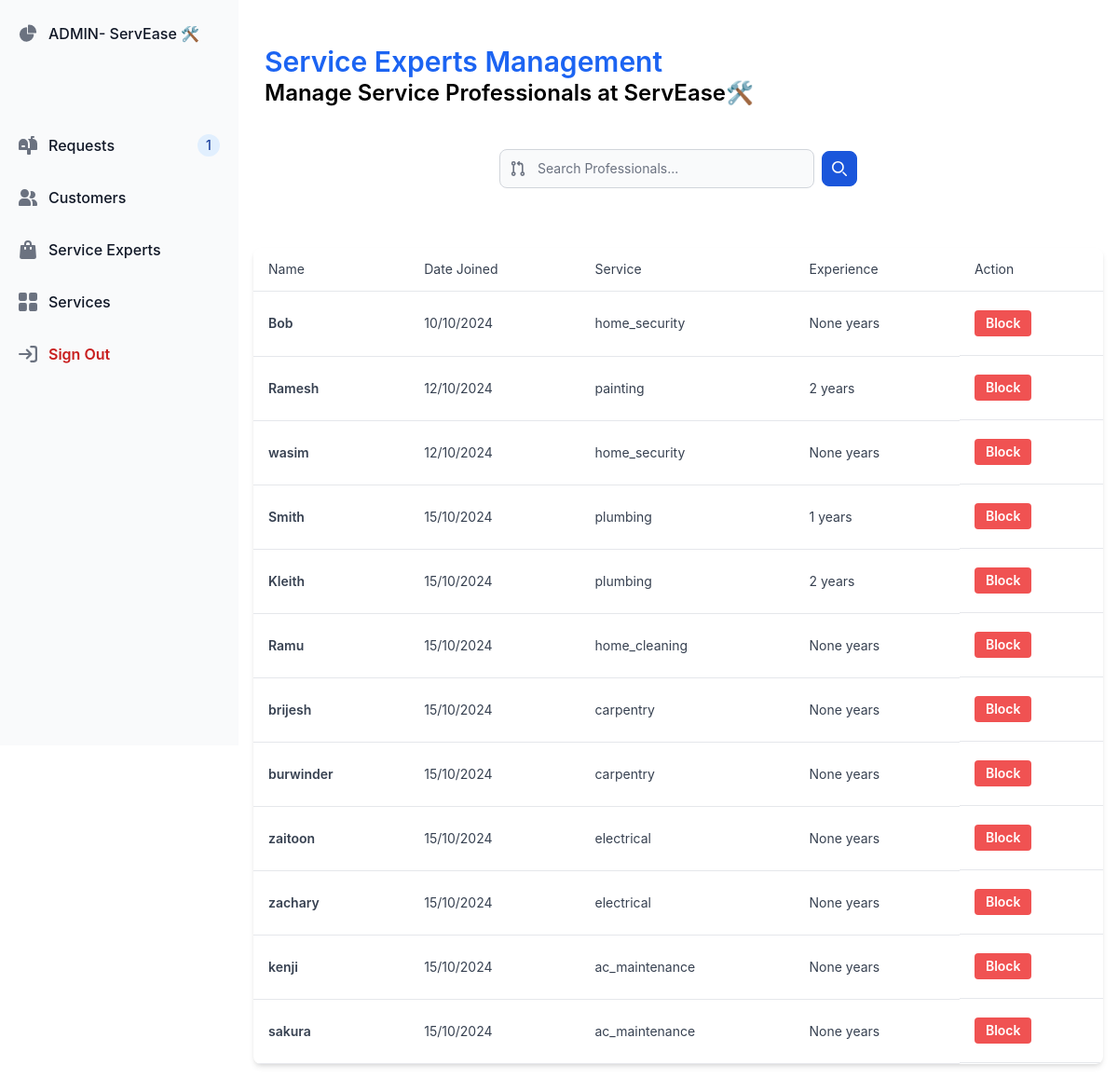
/admin/dashboard/serviceExpert (signed in), run on an earlier commit of the app's database.
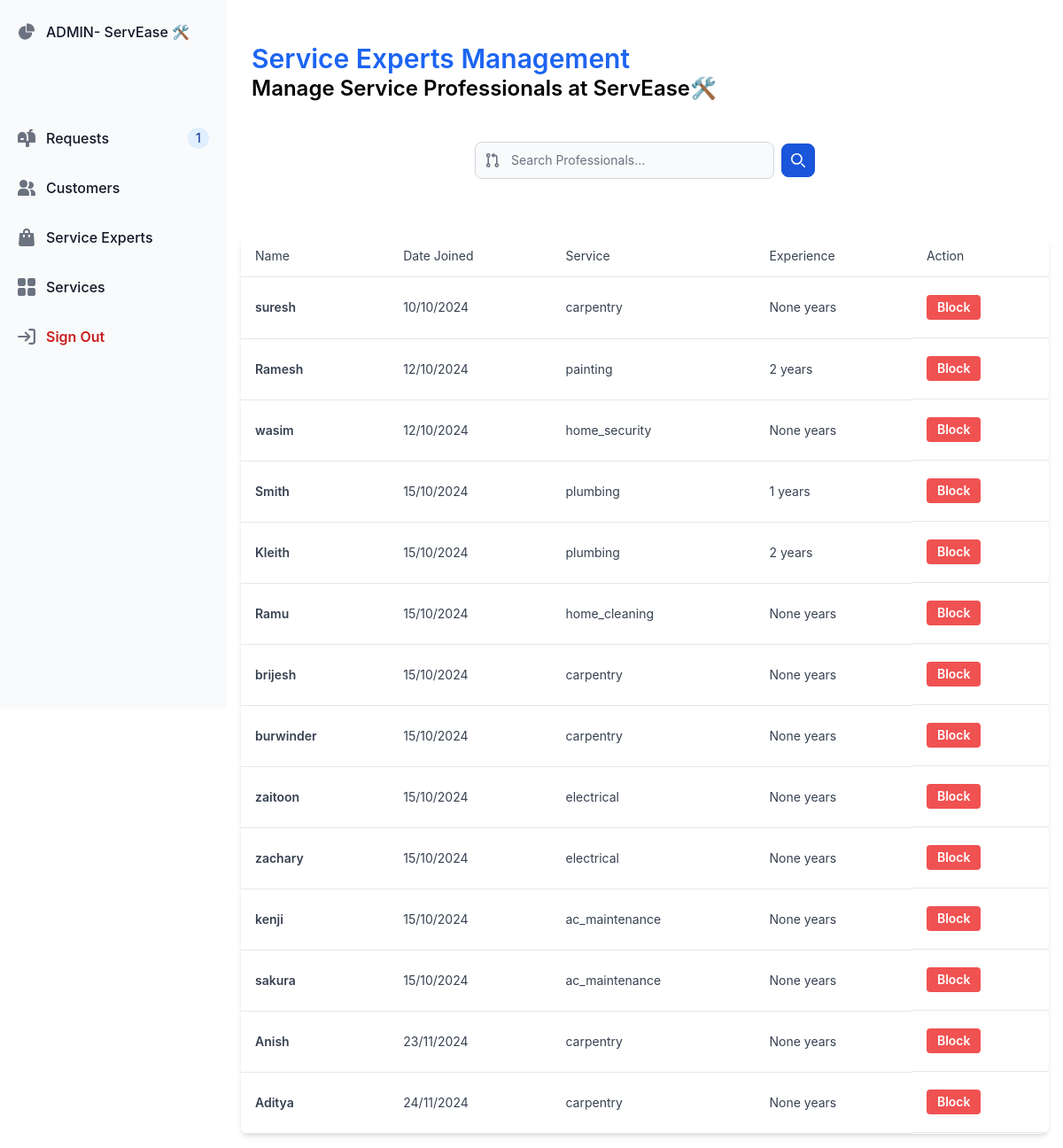
And on a later commit of the database.
### app.py (models this page shows, shortened)
class ServiceProfessional(db.Model):
    __tablename__ = 'service_professionals'
    id = db.Column(db.Integer, primary_key=True)
    name = db.Column(db.String(100), nullable=False)
    date_created = db.Column(db.DateTime, default=db.func.current_timestamp())
    description = db.Column(db.String(255), nullable=True)
    service_type = db.Column(db.String(50), nullable=False)
    experience = db.Column(db.Integer, nullable=True)
    is_approved = db.Column(db.Boolean, default=False)
    user_id = db.Column(db.Integer, db.ForeignKey('users.id'), nullable=True)
    reviews = db.relationship('Review', backref='professional', lazy=True)
    service_requests = db.relationship('ServiceRequest', backref='professional', lazy=True)

### app.py (the view)
@app.route('/admin/dashboard/serviceExpert', methods=['GET'])
@admin_required
def manage_service():
    query = request.args.get('query', '').strip()
    if query:
        servicePro = ServiceProfessional.query.filter(
            (ServiceProfessional.name.ilike(f'%{query}%')) |
            (ServiceProfessional.service_type.ilike(f'%{query}%'))
        ).filter(ServiceProfessional.is_approved == True).all()
    else:
        servicePro = ServiceProfessional.query.filter_by(is_approved=True).all()
    reqCount = ServiceProfessional.query.filter_by(is_approved=False).count()
    return render_template('adminserv-dash.html', reqCount=reqCount, service_professionals=servicePro)

### app.py (called while the page is built)
def admin_required(f):
    @wraps(f)
    def decorated_function(*args, **kwargs):
        if 'admin' not in session or session['admin'] != True:
            return redirect(url_for('login', message='Must be logged in as an admin'))
        return f(*args, **kwargs)
    return decorated_function

### templates/adminserv-dash.html (shortened to what this page needs)
{% extends 'adminBase.html' %}
{% block content %}
<div class="w-full flex justify-between items-center mb-3 mt-8 pl-3 pb-8 self-center">
    <div class="self-center">
        <h3 class="text-3xl font-semibold text-blue-600">Service Experts Management</h3>
        <h3 class="text-2xl font-semibold text-slate-500">Manage Service Professionals at ServEase🛠️</h3>
    </div>
</div>
<form class="flex items-center max-w-sm mx-auto pb-16" action="{{ url_for('manage_service') }}" method="GET">
  <div class="relative w-full">
      <div class="absolute inset-y-0 start-0 flex items-center ps-3 pointer-events-none">
      </div>
      <input type="text" name="query" id="simple-search" class="bg-gray-50 border border-gray-300 text-gray-900 text-sm rounded-lg focus:ring-blue-500 focus:border-blue-500 block w-full ps-10 p-2.5 dark:bg-gray-700 dark:border-gray-600 dark:placeholder-gray-400 dark:text-white dark:focus:ring-blue-500 dark:focus:border-blue-500" placeholder="Search Professionals..." />
  </div>
  <button type="submit" class="p-2.5 ms-2 text-sm font-medium text-white bg-blue-700 rounded-lg border border-blue-700 hover:bg-blue-800 focus:ring-4 focus:outline-none focus:ring-blue-300 dark:bg-blue-600 dark:hover:bg-blue-700 dark:focus:ring-blue-800">
      <svg class="w-4 h-4" aria-hidden="true" xmlns="http://www.w3.org/2000/svg" fill="none" viewBox="0 0 20 20">
          <path stroke="currentColor" stroke-linecap="round" stroke-linejoin="round" stroke-width="2" d="m19 19-4-4m0-7A7 7 0 1 1 1 8a7 7 0 0 1 14 0Z"/>
      </svg>
  </button>
</form>
<div class="relative flex flex-col h-full overflow-scroll text-gray-700 bg-white shadow-md rounded-lg bg-clip-border">
    <table class="w-full sm:w-[25vw] text-left table-auto">
      <thead>
        <tr class="border-b border-slate-300 bg-slate-50">
          <th class="p-4 text-sm font-normal leading-none text-slate-500">Name</th>
          <th class="p-4 text-sm font-normal leading-none text-slate-500">Date Joined</th>
          <th class="p-4 text-sm font-normal leading-none text-slate-500">Service</th>
          <th class="p-4 text-sm font-normal leading-none text-slate-500">Experience</th>
          <th class="p-4 text-sm font-normal leading-none text-slate-500">Action</th>
        </tr>
      </thead>
      <tbody>
        {% for professional in service_professionals %}
        {% if professional.is_approved == True %}
    <tr class="hover:bg-slate-50">
      <td class="p-4 border-b border-slate-200 py-5">
        <p class="block font-semibold text-sm text-slate-800">{{ professional.name }}</p>
      </td>
      <td class="p-4 border-b border-slate-200 py-5">
        <p class="text-sm text-slate-500">{{ professional.date_created.strftime('%d/%m/%Y') }}</p>
      </td>
      <td class="p-4 border-b border-slate-200 py-5">
        <p class="text-sm text-slate-500">{{ professional.service_type }}</p>
      </td>
      <td class="p-4 border-b border-slate-200 py-5">
        <p class="text-sm text-slate-500">{{ professional.experience }} years</p>
      </td>
      <td class="p-4 border-b border-slate-200 py-5 flex space-x-2">
        <form action="{{ url_for('block_service_professional', professional_id=professional.id) }}" method="POST">
          <button type="submit" class="px-3 py-1 text-sm font-semibold text-white bg-red-500 rounded hover:bg-red-700">
            Block
          </button>
        </form>
      </td>
    </tr>
  {% endif %}
{% endfor %}
      </tbody>
    </table>
  </div>
{% endblock %}

### templates/adminBase.html (shortened to what this page needs)
<!DOCTYPE html>
<html lang="en">
  <head>
    <link
      href="https://cdn.jsdelivr.net/npm/flowbite@2.5.2/dist/flowbite.min.css"
      rel="stylesheet"
    />
  </head>
  <body>
    <aside
      id="default-sidebar"
      class="fixed top-0 left-0 z-40 w-64 h-screen transition-transform -translate-x-full sm:translate-x-0"
      aria-label="Sidebar"
    >
      <div class="h-full px-3 py-4 overflow-y-auto bg-gray-50 dark:bg-gray-800">
        <ul class="space-y-4 font-medium">
          <li class="pb-16">
            <a
              href="{{ url_for('admin_dashboard') }}"
              class="flex items-center p-2 text-gray-900 rounded-lg dark:text-white group"
            >
              <span class="ms-3">ADMIN- ServEase 🛠️ </span>
            </a>
          </li>
          <li>
            <a
              href="{{ url_for('manage_reviews') }}"
              class="flex items-center p-2 text-gray-900 rounded-lg dark:text-white hover:bg-gray-100 dark:hover:bg-gray-700 group"
            >
              <span class="flex-1 ms-3 whitespace-nowrap">Requests</span>
              <span
                class="inline-flex items-center justify-center w-3 h-3 p-3 ms-3 text-sm font-medium text-blue-800 bg-blue-100 rounded-full dark:bg-blue-900 dark:text-blue-300"
                > {{ reqCount }} </span
              >
            </a>
          </li>
          <li>
            <a
              href="{{ url_for('manage_customers') }}"
              class="flex items-center p-2 text-gray-900 rounded-lg dark:text-white hover:bg-gray-100 dark:hover:bg-gray-700 group"
            >
              <span class="flex-1 ms-3 whitespace-nowrap">Customers</span>
            </a>
          </li>
          <li>
            <a
              href="{{ url_for('manage_service') }}"
              class="flex items-center p-2 text-gray-900 rounded-lg dark:text-white hover:bg-gray-100 dark:hover:bg-gray-700 group"
            >
              <span class="flex-1 ms-3 whitespace-nowrap">Service Experts</span>
            </a>
          </li>
          <li>
            <a href="{{ url_for('manage_services') }}" class="flex items-center p-2 text-gray-900 rounded-lg dark:text-white hover:bg-gray-100 dark:hover:bg-gray-700 group">
               <span class="flex-1 ms-3 whitespace-nowrap">Services</span>
            </a>
         </li>
          <li>
            <form action="/admin_logout">
              <button
              type="submit"
                href="#"
                class="flex items-center p-2 text-gray-900 rounded-lg dark:text-white hover:bg-gray-100 dark:hover:bg-gray-700 group"
              >
                <span class="flex-1 ms-3 whitespace-nowrap text-red-700 font-semibold">Sign Out</span>
              </button>
            </form>
          </li>
        </ul>
      </div>
    </aside>
    <div class="p-4 sm:ml-64">
      {% block content %}
      {% endblock %}
    </div>
  </body>
</html>

What changed in the data, as far as the page shows it:
no longer on this page (row edited): ServiceProfessional: name "Bob", date_created "10/10/2024", service_type "home_security", experience "None"
now on this page (row edited): ServiceProfessional: name "suresh", date_created "10/10/2024", service_type "carpentry", experience "None"
added ServiceProfessional: name "Anish", date_created "23/11/2024", service_type "carpentry", experience "None"
added ServiceProfessional: name "Aditya", date_created "24/11/2024", service_type "carpentry", experience "None"
